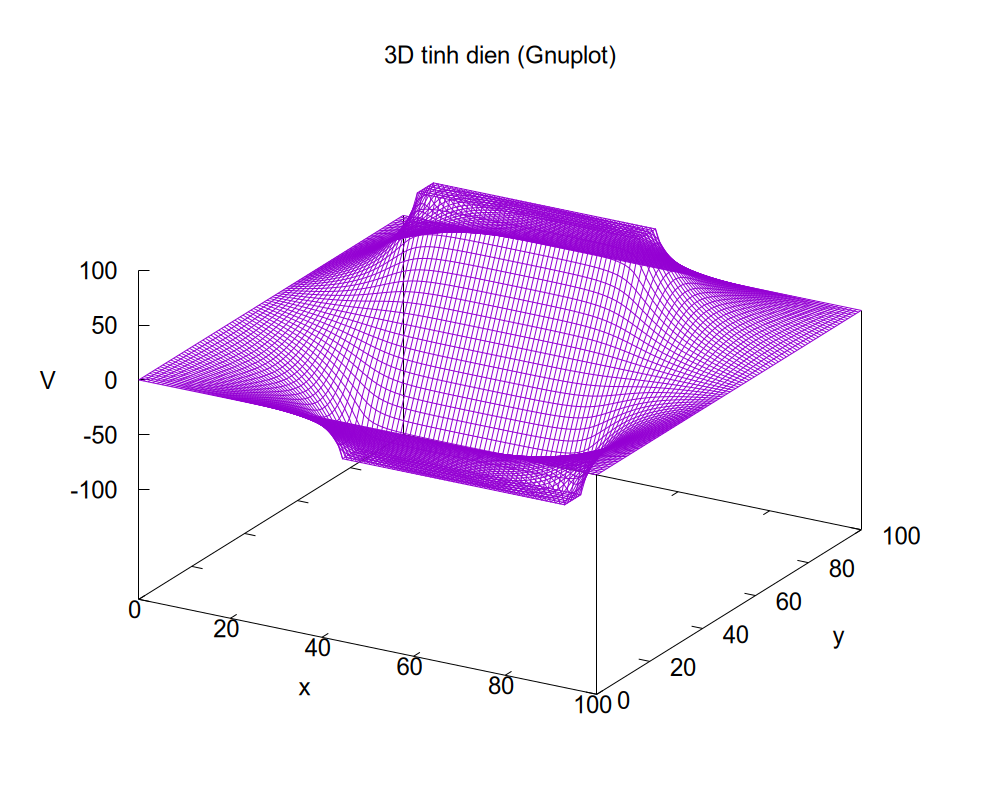

This chart was generated by the following gnuplot code:
set terminal pngcairo size 1000,800 enhanced font "Arial,18"
set output "bai3b_gs_3D.png"

set title "3D tinh dien (Gnuplot)"
set xlabel "x"
set ylabel "y"
set zlabel "V"

filename = "./bai3b_gs_result.txt"

sp filename using 1:2:3 w l notitle
